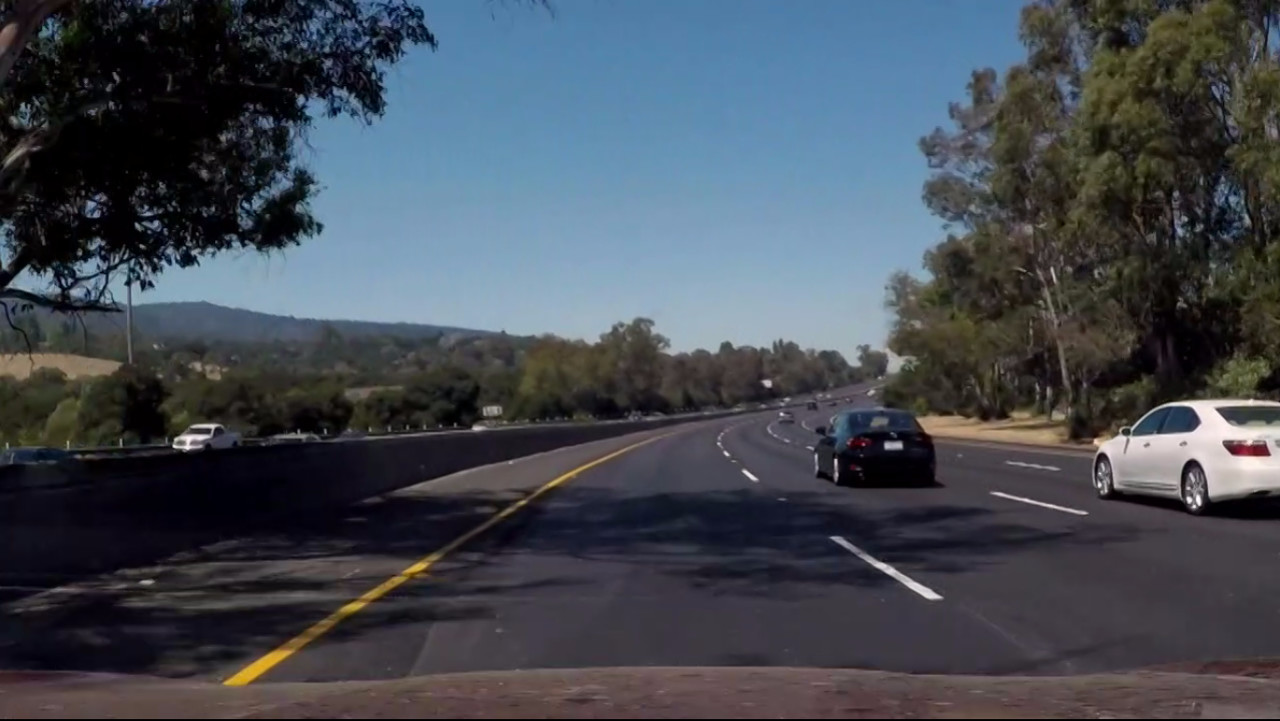
#> input picture test_images/test7.jpg, 1280 x 721 px; its folder holds only this picture in this run
$ python pipeline_images.py   (older library calls are emulated)
#> lines starting #> are read from the running program, lines starting #| are printed output that depends on the picture; after the words box and inside, x2 and y2 are one past the last pixel; in counts of white or black regions, pixels touching at a corner belong together
### lane_detector.py
#!/usr/bin/env python3
# -*- coding: utf-8 -*-


import cv2
import matplotlib.pyplot as plt
import numpy as np

ym_per_pix = 30/720 # meters per pixel in y dimension
xm_per_pix = 3.7/700 # meters per pixel in x dimension

def undistort(img, mtx, dist):
    return cv2.undistort(img, mtx, dist)

def combined_thresh(img, plot=False):
    # convert the image to gray
    gray = cv2.cvtColor(img, cv2.COLOR_RGB2GRAY)

    # compute the absolute derivative in x of the gray scale image scale it to [0, 255]
    sobelx = cv2.Sobel(gray, cv2.CV_64F, 1, 0)
    abs_sobelx = np.absolute(sobelx)
    scaled_sobel = np.uint8(255*abs_sobelx/np.max(abs_sobelx))

    # threshold the x gradient
    thresh_min = 20
    thresh_max = 100
    sxbinary = np.zeros_like(scaled_sobel)
    sxbinary[(scaled_sobel >= thresh_min) & (scaled_sobel <= thresh_max)] = 1

    # convert to HLS color space and extract the L and S channels
    hls = cv2.cvtColor(img, cv2.COLOR_RGB2HLS)
    l_channel = hls[:,:,1]
    s_channel = hls[:,:,2]

    # threshold the S channel
    s_thresh_min = 170
    s_thresh_max = 255
    s_binary = np.zeros_like(s_channel)
    s_binary[(s_channel >= s_thresh_min) & (s_channel <= s_thresh_max)] = 1

    # threshold the L channel
    l_thresh_min = 20
    l_thresh_max = 255
    l_binary = np.zeros_like(l_channel)
    l_binary[(l_channel >= l_thresh_min) & (l_channel <= l_thresh_max)] = 1

    # Combine the three binary thresholds. We activate the image regions with
    # responses in both the S and L channels and all regions with the correct
    # x gradient
    combined_binary = np.zeros_like(sxbinary)
    combined_binary[((s_binary == 1) & (l_binary == 1)) | (sxbinary == 1)] = 1

    if plot:
        # stack the thresholded channels (gradient, S and L) for visualization
        color_binary = 255*np.dstack((l_binary, sxbinary, s_binary))
        plt.imshow(color_binary)
        plt.show()
        plt.imshow(combined_binary, cmap='gray')
        plt.show()

    return combined_binary

def morph_filter(img, plot=False):
    # remove small structures from the binary input image
    kernel = cv2.getStructuringElement(cv2.MORPH_RECT, (3, 3))
    filtered = cv2.morphologyEx(img, cv2.MORPH_OPEN, kernel)
    if plot:
        f, (ax1, ax2) = plt.subplots(1, 2, figsize=(24, 9))
        f.tight_layout()
        ax1.imshow(img, cmap='gray')
        ax2.imshow(filtered, cmap='gray')
        plt.subplots_adjust(left=0., right=1, top=0.9, bottom=0.)
        plt.show()

    return filtered

def warp(img, M):
    return cv2.warpPerspective(img, M, (img.shape[1], img.shape[0]), flags=cv2.INTER_LINEAR)

def find_lanes(binary_warped, plot=False):
    """
    Find lane lines in a warped binary image. Returns the coefficients of
    polynomial fitting the left and right lane lines together with a color image.
    The image contains visualizations of the left (red) and right (blue) lane
    lines and the lane region (green).
    """

    # Assuming you have created a warped binary image called "binary_warped"
    # Take a histogram of the bottom half of the image
    bottom_half_height = np.int(binary_warped.shape[0]/2)
    histogram = np.sum(binary_warped[bottom_half_height:,:], axis=0)
    # Create an output image to draw on and  visualize the result
    out_img = np.dstack((binary_warped, binary_warped, binary_warped))*255
    # Find the peak of the left and right halves of the histogram
    # These will be the starting point for the left and right lines
    midpoint = np.int(histogram.shape[0]/2)
    leftx_base = np.argmax(histogram[:midpoint])
    rightx_base = np.argmax(histogram[midpoint:]) + midpoint

    # Choose the number of sliding windows
    nwindows = 9
    # Set height of windows
    window_height = np.int(binary_warped.shape[0]/nwindows)
    # Identify the x and y positions of all nonzero pixels in the image
    nonzero = binary_warped.nonzero()
    nonzeroy = np.array(nonzero[0])
    nonzerox = np.array(nonzero[1])
    # Current positions to be updated for each window
    leftx_current = leftx_base
    rightx_current = rightx_base
    # Set the width of the windows +/- margin
    margin = 100
    # Set minimum number of pixels found to recenter window
    minpix = 50
    # Create empty lists to receive left and right lane pixel indices
    left_lane_inds = []
    right_lane_inds = []

    # Step through the windows one by one
    for window in range(nwindows):
        # Identify window boundaries in x and y (and right and left)
        win_y_low = binary_warped.shape[0] - (window+1)*window_height
        win_y_high = binary_warped.shape[0] - window*window_height
        win_xleft_low = leftx_current - margin
        win_xleft_high = leftx_current + margin
        win_xright_low = rightx_current - margin
        win_xright_high = rightx_current + margin

        # Identify the nonzero pixels in x and y within the window
        good_left_inds = ((nonzeroy >= win_y_low) & (nonzeroy < win_y_high) & (nonzerox >= win_xleft_low) & (nonzerox < win_xleft_high)).nonzero()[0]
        good_right_inds = ((nonzeroy >= win_y_low) & (nonzeroy < win_y_high) & (nonzerox >= win_xright_low) & (nonzerox < win_xright_high)).nonzero()[0]
        # Append these indices to the lists
        left_lane_inds.append(good_left_inds)
        right_lane_inds.append(good_right_inds)
        # If you found > minpix pixels, recenter next window on their mean position
        if len(good_left_inds) > minpix:
            leftx_current = np.int(np.mean(nonzerox[good_left_inds]))
        if len(good_right_inds) > minpix:
            rightx_current = np.int(np.mean(nonzerox[good_right_inds]))

    # Concatenate the arrays of indices
    left_lane_inds = np.concatenate(left_lane_inds)
    right_lane_inds = np.concatenate(right_lane_inds)

    # Extract left and right line pixel positions
    leftx = nonzerox[left_lane_inds]
    lefty = nonzeroy[left_lane_inds]
    rightx = nonzerox[right_lane_inds]
    righty = nonzeroy[right_lane_inds]

    # Fit a second order polynomial to each
    left_fit = np.polyfit(lefty, leftx, 2)
    right_fit = np.polyfit(righty, rightx, 2)

    # Compute a dense discretization of the left and right lane line
    ploty = np.linspace(0, binary_warped.shape[0]-1, binary_warped.shape[0] )
    left_fitx = left_fit[0]*ploty**2 + left_fit[1]*ploty + left_fit[2]
    right_fitx = right_fit[0]*ploty**2 + right_fit[1]*ploty + right_fit[2]

    # Draw the green lane onto the warped blank image
    left_line = np.array([np.transpose(np.vstack([left_fitx, ploty]))])
    right_line = np.array([np.transpose(np.vstack([right_fitx[::-1], ploty[::-1]]))])
    lane_pts = np.hstack((left_line, right_line))
    cv2.fillPoly(out_img, np.int_([lane_pts]), (0,255, 0))

    # Draw the left and right lane regions as red and blue
    out_img[nonzeroy[left_lane_inds], nonzerox[left_lane_inds]] = [255, 0, 0]
    out_img[nonzeroy[right_lane_inds], nonzerox[right_lane_inds]] = [0, 0, 255]

    if plot:
        # Optionally, plot the lane line fit as yellow lines
        plt.imshow(out_img)
        plt.plot(left_fitx, ploty, color='yellow')
        plt.plot(right_fitx, ploty, color='yellow')
        plt.xlim(0, 1280)
        plt.ylim(720, 0)
        plt.show()

    return left_fit, right_fit, out_img

# [74 lines left out: function update_lanes, not called in this run]

def convert_to_meters(fit):
    # Define conversions in x and y from pixels space to meters
    return xm_per_pix * fit/np.array([ym_per_pix**2, ym_per_pix, 1])

def compute_curvature(left_fit, right_fit, y_eval, verbose = False):
    # Compute polynomials in world space
    left_fit_cr = convert_to_meters(left_fit)
    right_fit_cr = convert_to_meters(right_fit)

    # Calculate the new radii of curvature
    left_curverad = ((1 + (2*left_fit_cr[0]*y_eval*ym_per_pix + left_fit_cr[1])**2)**1.5) / np.absolute(2*left_fit_cr[0])
    right_curverad = ((1 + (2*right_fit_cr[0]*y_eval*ym_per_pix + right_fit_cr[1])**2)**1.5) / np.absolute(2*right_fit_cr[0])

    # Now our radius of curvature is in meters
    if verbose:
        print(left_curverad, 'm', right_curverad, 'm')
    # Example values: 632.1 m    626.2 m

    return (left_curverad + right_curverad) / 2

def compute_offset(left_fit, right_fit, image_shape, verbose = False):
    y_eval = image_shape[0]
    left_fit_x = left_fit[0]*y_eval**2 + left_fit[1]*y_eval + left_fit[2]
    right_fit_x = right_fit[0]*y_eval**2 + right_fit[1]*y_eval + right_fit[2]
    center_x = (left_fit_x+right_fit_x)/2
    offset = center_x - image_shape[1]/2
    offset *= xm_per_pix

    if verbose:
        print(offset, 'm')

    return offset

def print_data(image, curvature, offset):
    curvature_string = 'curvature = {0:.0f} m'.format(curvature)
    offset_string = 'offset = {0:1.2f} m'.format(offset)
    cv2.putText(image, curvature_string, (50, 80), cv2.FONT_HERSHEY_PLAIN, 4,
                (255, 0, 255), thickness=3)
    cv2.putText(image, offset_string, (50, 140), cv2.FONT_HERSHEY_PLAIN, 4,
                (255, 0, 255), thickness=3)

def compute_overlay(background, overlay):
    inverse = 255 - overlay
    white = np.logical_and.reduce(inverse[:,:,:]==[255,255,255], axis=2)
    inverse[white] = [0, 0, 0]
    return cv2.addWeighted(background, 1.0, inverse, -0.3, 0)


### pipeline_images.py
#!/usr/bin/env python3
# -*- coding: utf-8 -*-

import glob
import os
import pickle
import matplotlib.image as mpimg

import lane_detector as ld

calib = pickle.load(open('calib.p', 'rb'))
#> (reads calib.p from the repository)
mtx = calib['mtx']
dist = calib['dist']
M = calib['M']
Minv = calib['Minv']

for fname in glob.glob('test_images/*.jpg'):
    image = mpimg.imread(fname)
#> image is the input picture: shape (721, 1280, 3); mean R, G, B 67.8, 73.9, 82.6
    undistorted = ld.undistort(image, mtx, dist)
    features = ld.combined_thresh(undistorted)
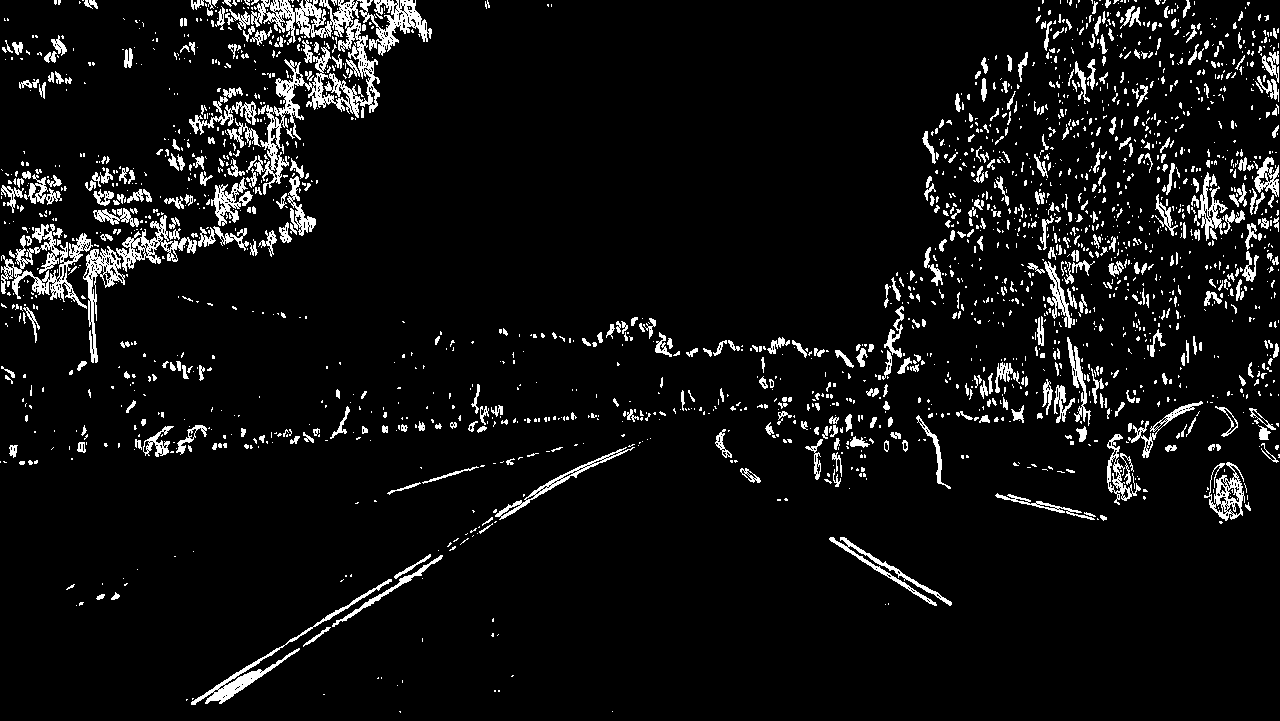
#> features: shape (721, 1280); values 0 (black) and 1 (white), 6.7% white in thin lines or dots
    features = ld.morph_filter(features)
    warped = ld.warp(features, M)
#> in warp, `return cv2.warpPerspective(img, M, (img.shape[1], img.shape[0]), flags..`:
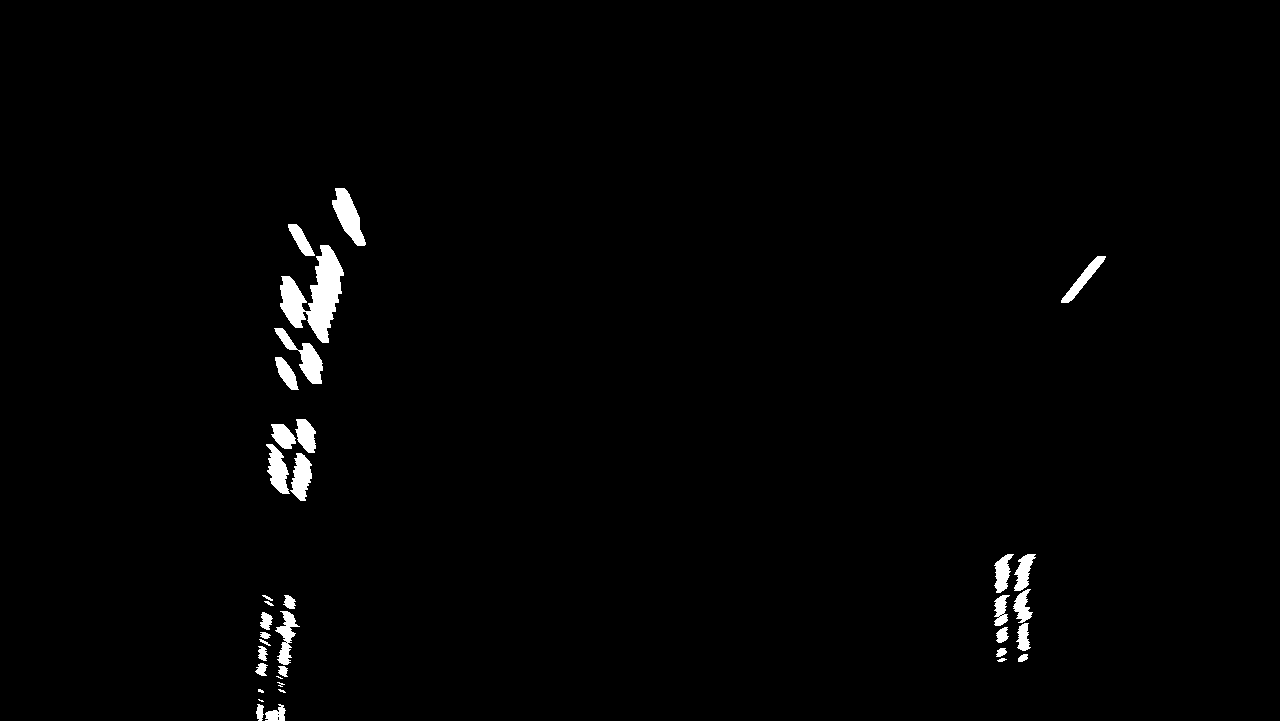
#> returned value: shape (721, 1280); values 0 (black) and 1 (white), 1.3% white; 36 white regions (5 under 20 px), largest, box (x1, y1, x2, y2) and area: (280, 245, 344, 343) 3019, (332, 188, 366, 246) 979, (274, 328, 323, 384) 893

    left_fit, right_fit, image = ld.find_lanes(warped)
#> in find_lanes, `histogram = np.sum(binary_warped[bottom_half_height:,:], axis=0)`: histogram = 1280 values, max 155 at index 284, min 0 at index 0, mean 5.36
#> in find_lanes, `leftx_base = np.argmax(histogram[:midpoint])`: leftx_base = 284
#> in find_lanes, `rightx_base = np.argmax(histogram[midpoint:]) + midpoint`: rightx_base = 1022
#> in find_lanes, `nonzero = binary_warped.nonzero()`: nonzero = 12273 positions, rows 188 to 720, columns 255 to 1105
#> in find_lanes, `nonzeroy = np.array(nonzero[0])`: nonzeroy = 12273 values from 188 to 720
#> in find_lanes, `nonzerox = np.array(nonzero[1])`: nonzerox = 12273 values, max 1105 at index 1521, min 255 at index 11804, mean 460.2
#> in find_lanes, `leftx_current = leftx_base`: leftx_current = 284
#> in find_lanes, `rightx_current = rightx_base`: rightx_current = 1022
#> the loop in find_lanes, `for window in range(nwindows):` made 9 passes
#> (win_xleft_low, win_xleft_high, win_xright_low, win_xright_high, leftx_current, rightx_current) on passes 1, 2, 3, 6: (184, 384, 922, 1122, 273, 1014), (173, 373, 914, 1114, 279, 1012), (179, 379, 912, 1112, 292, 1018), (202, 402, 918, 1118, 314, 1082)
#> after the loop in find_lanes, `for window in range(nwindows):`: left_lane_inds = 9 items
#> in find_lanes, `left_lane_inds = np.concatenate(left_lane_inds)`: left_lane_inds = 9611 values, max 12272 at index 925, min 0 at index 8479, mean 5530.5
#> in find_lanes, `right_lane_inds = np.concatenate(right_lane_inds)`: right_lane_inds = 2662 values, max 11672 at index 268, min 1513 at index 2127, mean 8322.1
#> in find_lanes, `leftx = nonzerox[left_lane_inds]`: leftx = 9611 values, max 365 at index 5669, min 255 at index 457, mean 303.3
#> in find_lanes, `lefty = nonzeroy[left_lane_inds]`: lefty = 9611 values, max 720 at index 902, min 188 at index 8479, mean 394.4
#> in find_lanes, `rightx = nonzerox[right_lane_inds]`: rightx = 2662 values, max 1105 at index 2135, min 994 at index 369, mean 1026.9
#> in find_lanes, `righty = nonzeroy[right_lane_inds]`: righty = 2662 values, max 661 at index 259, min 256 at index 2127, mean 537
#> in find_lanes, `left_fit = np.polyfit(lefty, leftx, 2)`: left_fit = [0.000268, -0.365, 400.1]
#> in find_lanes, `right_fit = np.polyfit(righty, rightx, 2)`: right_fit = [0.000694, -0.831, 1261]
#> in find_lanes, `left_fitx = left_fit[0]*ploty**2 + left_fit[1]*ploty + left_fit[2]`: left_fitx = 721 values, max 400.1 at index 0, min 275.8 at index 681, mean 315
#> in find_lanes, `right_fitx = right_fit[0]*ploty**2 + right_fit[1]*ploty + right_fit[2]`: right_fitx = 721 values, max 1261 at index 0, min 1012.1 at index 599, mean 1081.8
#> in find_lanes, `left_line = np.array([np.transpose(np.vstack([left_fitx, ploty]))])`: left_line = 721 pairs, first value 275.8 to 400.1, second value 0 to 720
#> in find_lanes, `right_line = np.array([np.transpose(np.vstack([right_fitx[::-1], ploty..`: right_line = 721 pairs, first value 1012.1 to 1261, second value 0 to 720
#> in find_lanes, `lane_pts = np.hstack((left_line, right_line))`: lane_pts = 1442 pairs, first value 275.8 to 1261, second value 0 to 720
#> in find_lanes, `out_img[nonzeroy[right_lane_inds], nonzerox[right_lane_inds]] = [0, 0,..`:
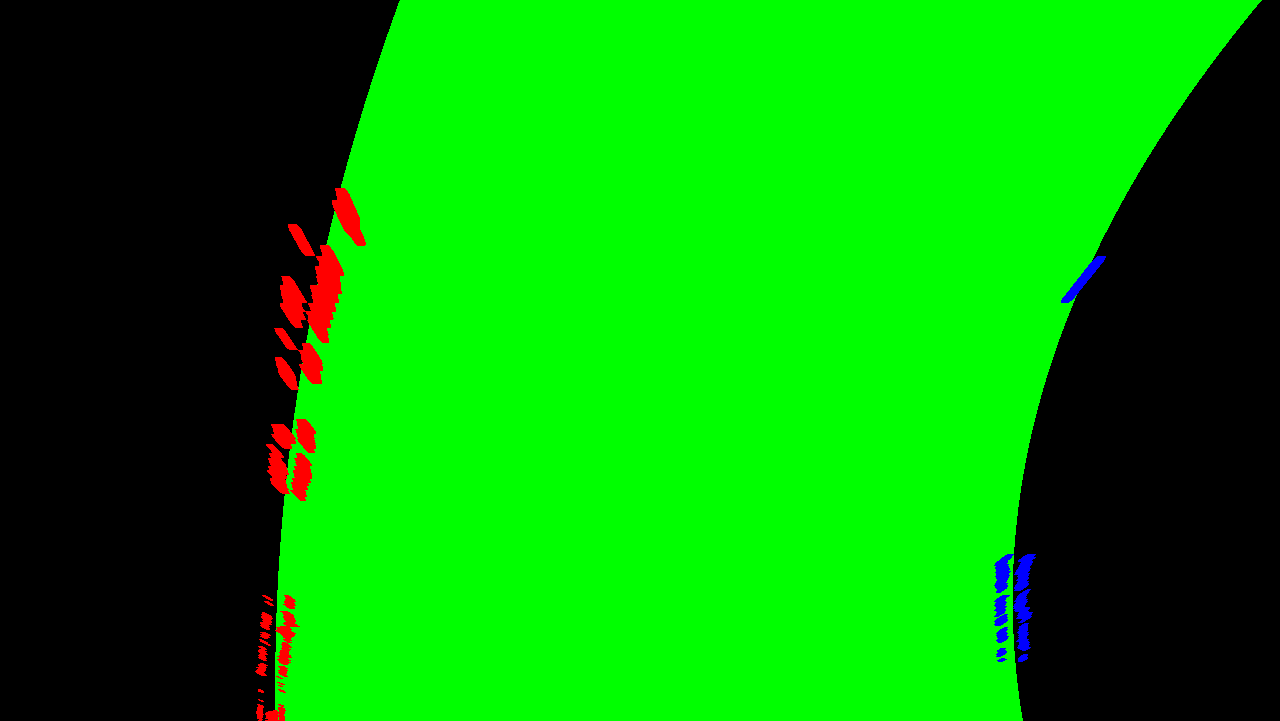
#> out_img: shape (721, 1280, 3); mean of channels 0, 1, 2 2.7, 151.1, 0.7; drawn as R, G, B
#> left_fit = [0.000268, -0.365, 400.1]; right_fit = [0.000694, -0.831, 1261]

    curvature = ld.compute_curvature(left_fit, right_fit, image.shape[0])
#> in compute_curvature, `left_fit_cr = convert_to_meters(left_fit)`: left_fit_cr = [0.000817, -0.0463, 2.11]
#> in compute_curvature, `right_fit_cr = convert_to_meters(right_fit)`: right_fit_cr = [0.00211, -0.105, 6.67]
#> in compute_curvature, `left_curverad = ((1 + (2*left_fit_cr[0]*y_eval*ym_per_pix + left_fit_c..`: left_curverad = 612.1
#> in compute_curvature, `right_curverad = ((1 + (2*right_fit_cr[0]*y_eval*ym_per_pix + right_fi..`: right_curverad = 236.7
#> curvature = 424.4
    offset = ld.compute_offset(left_fit, right_fit, image.shape)
#> in compute_offset, `left_fit_x = left_fit[0]*y_eval**2 + left_fit[1]*y_eval + left_fit[2]`: left_fit_x = 276.2
#> in compute_offset, `right_fit_x = right_fit[0]*y_eval**2 + right_fit[1]*y_eval + right_fit..`: right_fit_x = 1022.5
#> in compute_offset, `center_x = (left_fit_x+right_fit_x)/2`: center_x = 649.4
#> in compute_offset, `offset = center_x - image_shape[1]/2`: offset = 9.36
#> in compute_offset, `offset *= xm_per_pix`: offset = 0.0495
#> offset = 0.0495

    unwarped = ld.warp(image, Minv)
    result = ld.compute_overlay(undistorted, unwarped)
    ld.print_data(result, curvature, offset)
#> in print_data, `curvature_string = 'curvature = {0:.0f} m'.format(curvature)`: curvature_string = 'curvature = 424 m'
#> in print_data, `offset_string = 'offset = {0:1.2f} m'.format(offset)`: offset_string = 'offset = 0.05 m'
#> in print_data, `cv2.putText(image, offset_string, (50, 140), cv2.FONT_HERSHEY_PLAIN, 4..`:
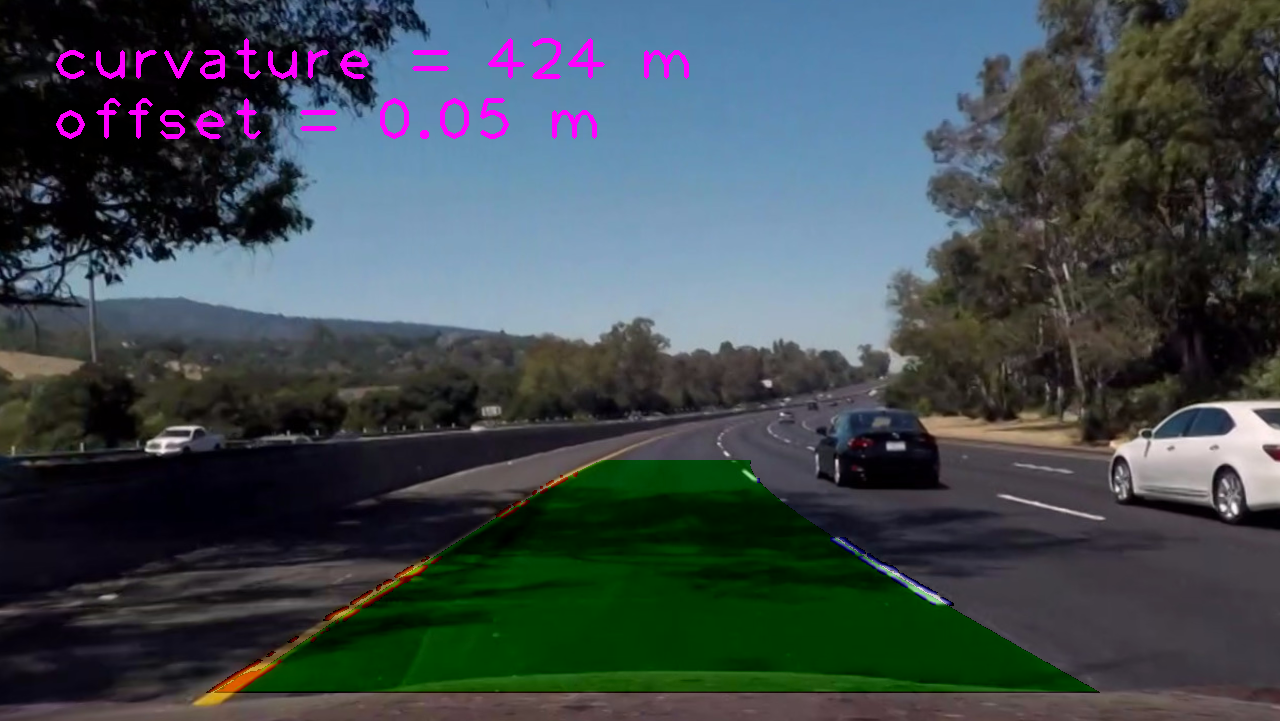
#> image: shape (721, 1280, 3); mean R, G, B 63, 73.4, 77.6

    out_fname = 'output_images/{0}'.format(os.path.basename(fname))
    mpimg.imsave(out_fname, result)
